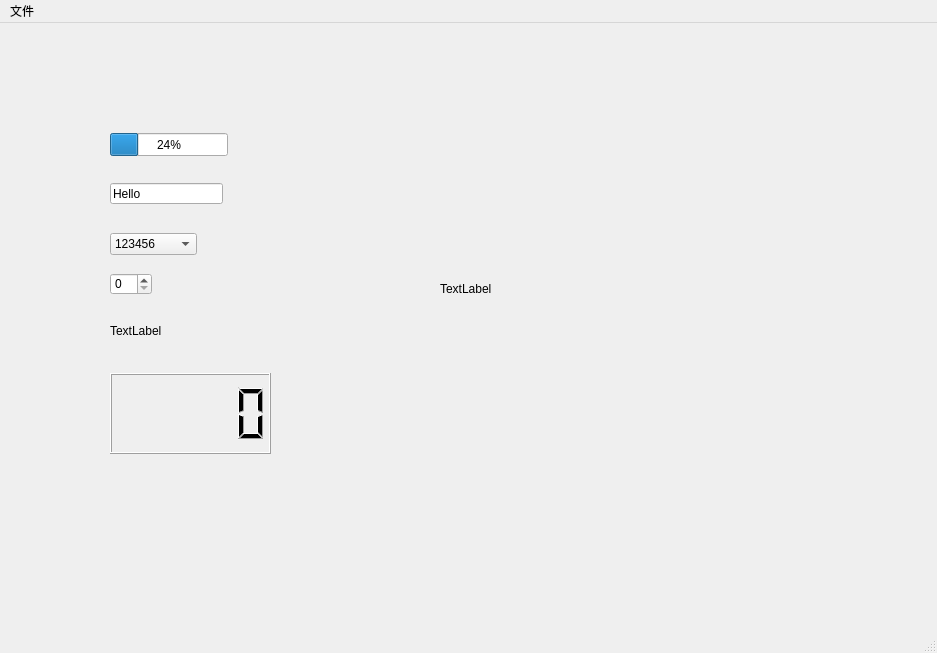
<?xml version="1.0" encoding="UTF-8"?>
<ui version="4.0">
 <class>MainWindow</class>
 <widget class="QMainWindow" name="MainWindow">
  <property name="geometry">
   <rect>
    <x>0</x>
    <y>0</y>
    <width>937</width>
    <height>653</height>
   </rect>
  </property>
  <property name="windowTitle">
   <string>MainWindow</string>
  </property>
  <widget class="QWidget" name="centralwidget">
   <widget class="QComboBox" name="comboBox">
    <property name="geometry">
     <rect>
      <x>110</x>
      <y>210</y>
      <width>87</width>
      <height>22</height>
     </rect>
    </property>
    <item>
     <property name="text">
      <string>123456</string>
     </property>
    </item>
    <item>
     <property name="text">
      <string>abcdef</string>
     </property>
    </item>
   </widget>
   <widget class="QLineEdit" name="lineEdit">
    <property name="geometry">
     <rect>
      <x>110</x>
      <y>160</y>
      <width>113</width>
      <height>21</height>
     </rect>
    </property>
    <property name="text">
     <string>Hello</string>
    </property>
   </widget>
   <widget class="QSpinBox" name="spinBox">
    <property name="geometry">
     <rect>
      <x>110</x>
      <y>250</y>
      <width>42</width>
      <height>22</height>
     </rect>
    </property>
   </widget>
   <widget class="QLabel" name="labelFigure">
    <property name="geometry">
     <rect>
      <x>440</x>
      <y>130</y>
      <width>321</width>
      <height>271</height>
     </rect>
    </property>
    <property name="text">
     <string>TextLabel</string>
    </property>
    <property name="scaledContents">
     <bool>true</bool>
    </property>
   </widget>
   <widget class="QLabel" name="labelUrl">
    <property name="geometry">
     <rect>
      <x>110</x>
      <y>300</y>
      <width>68</width>
      <height>15</height>
     </rect>
    </property>
    <property name="text">
     <string>TextLabel</string>
    </property>
   </widget>
   <widget class="QLCDNumber" name="lcdNumber">
    <property name="geometry">
     <rect>
      <x>110</x>
      <y>350</y>
      <width>161</width>
      <height>81</height>
     </rect>
    </property>
   </widget>
   <widget class="QProgressBar" name="progressBar">
    <property name="geometry">
     <rect>
      <x>110</x>
      <y>110</y>
      <width>118</width>
      <height>23</height>
     </rect>
    </property>
    <property name="value">
     <number>24</number>
    </property>
   </widget>
  </widget>
  <widget class="QMenuBar" name="menubar">
   <property name="geometry">
    <rect>
     <x>0</x>
     <y>0</y>
     <width>937</width>
     <height>26</height>
    </rect>
   </property>
   <widget class="QMenu" name="menu">
    <property name="title">
     <string>文件</string>
    </property>
    <addaction name="actionopen"/>
    <addaction name="actionsave"/>
   </widget>
   <addaction name="menu"/>
  </widget>
  <widget class="QStatusBar" name="statusbar"/>
  <action name="actionopen">
   <property name="text">
    <string>open</string>
   </property>
  </action>
  <action name="actionsave">
   <property name="text">
    <string>save</string>
   </property>
  </action>
 </widget>
 <resources/>
 <connections/>
</ui>
